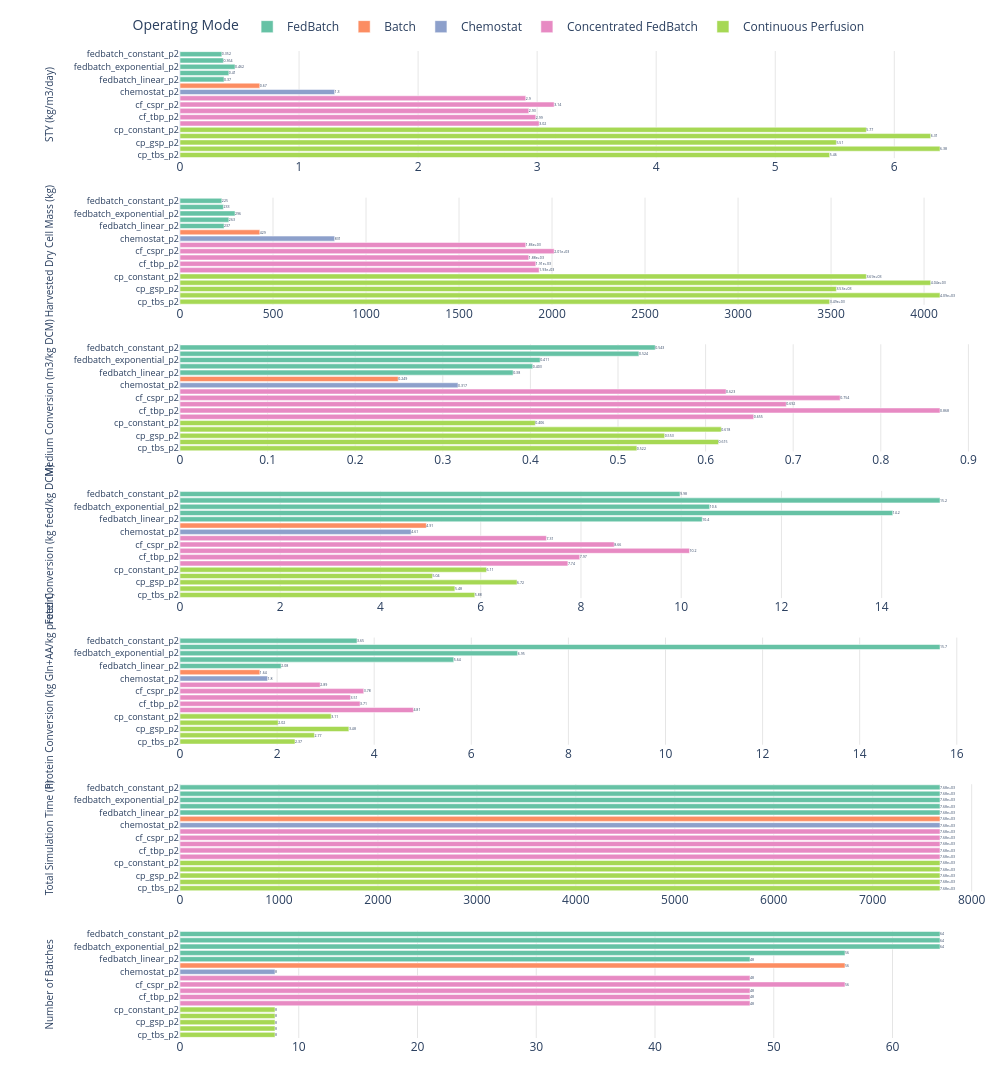

The code cell stored with this chart in its notebook:
### Markdown cell above
### 4.2 Horizontal KPI bar charts

### Code cell
# Alternative horizontal orientation for better label readability (if labels are long)
import plotly.graph_objects as go
from plotly.subplots import make_subplots

if "plot_cols" not in globals() or not plot_cols:
    raise ValueError("No KPI columns available to plot.")

n_plots = len(plot_cols)
fig = make_subplots(
    rows=n_plots,
    cols=1,
    shared_xaxes=False,
    shared_yaxes=False,
    vertical_spacing=0.04,
)

for row, col in enumerate(plot_cols, start=1):
    for mode in mode_order:
        sub = plot_data_ordered.loc[plot_data_ordered["mode"] == mode, ["short_label", col]].copy()
        sub[col] = sub[col].astype(float)

        fig.add_trace(
            go.Bar(
                x=sub[col],
                y=sub["short_label"],
                orientation="h",
                name=mode,
                marker_color=mode_colors[mode],
                text=[f"{v:.3g}" for v in sub[col]],
                textposition="outside",
                cliponaxis=False,
                showlegend=(row == 1),
                hovertemplate=(
                    "<b>%{y}</b><br>"
                    + f"{KPI_LABELS_MAIN[col]}: "
                    + "%{x:.4g}<br>"
                    + f"Mode: {mode}<extra></extra>"
                ),
            ),
            row=row,
            col=1,
        )

    fig.update_xaxes(
        title_text="",
        row=row,
        col=1,
        showgrid=True,
        gridcolor="rgba(0,0,0,0.10)",
    )
    fig.update_yaxes(
        title_text=KPI_LABELS_MAIN[col],
        title_standoff=18,
        row=row,
        col=1,
        categoryorder="array",
        categoryarray=category_order_horizontal,
        automargin=True,
        tickfont=dict(size=9),
        title_font=dict(size=10),
    )

fig.update_layout(
    height=max(480, 200 * n_plots + 20 * len(plot_data_ordered)),
    width=1000,
    bargap=0.2,
    legend_title_text="Operating Mode",
    legend=dict(
        orientation="h",
        yanchor="bottom",
        y=1.01,
        xanchor="center",
        x=0.4,
    ),
    margin=dict(l=180, r=20, t=20, b=20),
    template="plotly_white",
)

fig.show()

### Figure 1 — Plotly figure (JSON) as saved in the notebook; plotly's stock layout.template omitted (floating-point values rounded to 4 significant figures)
{"data": [{"cliponaxis": false, "hovertemplate": "<b>%{y}</b><br>STY (kg/m3/day): %{x:.4g}<br>Mode: FedBatch<extra></extra>", "marker": {"color": "rgb(102,194,165)"}, "name": "FedBatch", "orientation": "h", "showlegend": true, "text": ["0.352", "0.364", "0.462", "0.41", "0.37"], "textposition": "outside", "type": "bar", "x": [0.3515, 0.3645, 0.4623, 0.4103, 0.3699], "xaxis": "x", "y": ["fedbatch_constant_p2", "fedbatch_csfr_p2", "fedbatch_exponential_p2", "fedbatch_gsp_p2", "fedbatch_linear_p2"], "yaxis": "y"}, {"cliponaxis": false, "hovertemplate": "<b>%{y}</b><br>STY (kg/m3/day): %{x:.4g}<br>Mode: Batch<extra></extra>", "marker": {"color": "rgb(252,141,98)"}, "name": "Batch", "orientation": "h", "showlegend": true, "text": ["0.67"], "textposition": "outside", "type": "bar", "x": [0.6702], "xaxis": "x", "y": ["batch_p2"], "yaxis": "y"}, {"cliponaxis": false, "hovertemplate": "<b>%{y}</b><br>STY (kg/m3/day): %{x:.4g}<br>Mode: Chemostat<extra></extra>", "marker": {"color": "rgb(141,160,203)"}, "name": "Chemostat", "orientation": "h", "showlegend": true, "text": ["1.3"], "textposition": "outside", "type": "bar", "x": [1.299], "xaxis": "x", "y": ["chemostat_p2"], "yaxis": "y"}, {"cliponaxis": false, "hovertemplate": "<b>%{y}</b><br>STY (kg/m3/day): %{x:.4g}<br>Mode: Concentrated FedBatch<extra></extra>", "marker": {"color": "rgb(231,138,195)"}, "name": "Concentrated FedBatch", "orientation": "h", "showlegend": true, "text": ["2.9", "3.14", "2.93", "2.99", "3.02"], "textposition": "outside", "type": "bar", "x": [2.904, 3.143, 2.93, 2.989, 3.017], "xaxis": "x", "y": ["cf_constant_p2", "cf_cspr_p2", "cf_gsp_p2", "cf_tbp_p2", "cf_tbs_p2"], "yaxis": "y"}, {"cliponaxis": false, "hovertemplate": "<b>%{y}</b><br>STY (kg/m3/day): %{x:.4g}<br>Mode: Continuous Perfusion<extra></extra>", "marker": {"color": "rgb(166,216,84)"}, "name": "Continuous Perfusion", "orientation": "h", "showlegend": true, "text": ["5.77", "6.31", "5.51", "6.38", "5.46"], "textposition": "outside", "type": "bar", "x": [5.765, 6.306, 5.513, 6.384, 5.457], "xaxis": "x", "y": ["cp_constant_p2", "cp_cspr_p2", "cp_gsp_p2", "cp_tbp_p2", "cp_tbs_p2"], "yaxis": "y"}, {"cliponaxis": false, "hovertemplate": "<b>%{y}</b><br>Harvested Dry Cell Mass (kg): %{x:.4g}<br>Mode: FedBatch<extra></extra>", "marker": {"color": "rgb(102,194,165)"}, "name": "FedBatch", "orientation": "h", "showlegend": false, "text": ["225", "233", "296", "263", "237"], "textposition": "outside", "type": "bar", "x": [225.0, 233.3, 295.9, 262.6, 236.8], "xaxis": "x2", "y": ["fedbatch_constant_p2", "fedbatch_csfr_p2", "fedbatch_exponential_p2", "fedbatch_gsp_p2", "fedbatch_linear_p2"], "yaxis": "y2"}, {"cliponaxis": false, "hovertemplate": "<b>%{y}</b><br>Harvested Dry Cell Mass (kg): %{x:.4g}<br>Mode: Batch<extra></extra>", "marker": {"color": "rgb(252,141,98)"}, "name": "Batch", "orientation": "h", "showlegend": false, "text": ["429"], "textposition": "outside", "type": "bar", "x": [428.9], "xaxis": "x2", "y": ["batch_p2"], "yaxis": "y2"}, {"cliponaxis": false, "hovertemplate": "<b>%{y}</b><br>Harvested Dry Cell Mass (kg): %{x:.4g}<br>Mode: Chemostat<extra></extra>", "marker": {"color": "rgb(141,160,203)"}, "name": "Chemostat", "orientation": "h", "showlegend": false, "text": ["831"], "textposition": "outside", "type": "bar", "x": [831.3], "xaxis": "x2", "y": ["chemostat_p2"], "yaxis": "y2"}, {"cliponaxis": false, "hovertemplate": "<b>%{y}</b><br>Harvested Dry Cell Mass (kg): %{x:.4g}<br>Mode: Concentrated FedBatch<extra></extra>", "marker": {"color": "rgb(231,138,195)"}, "name": "Concentrated FedBatch", "orientation": "h", "showlegend": false, "text": ["1.86e+03", "2.01e+03", "1.88e+03", "1.91e+03", "1.93e+03"], "textposition": "outside", "type": "bar", "x": [1859.0, 2011.0, 1875.0, 1913.0, 1931.0], "xaxis": "x2", "y": ["cf_constant_p2", "cf_cspr_p2", "cf_gsp_p2", "cf_tbp_p2", "cf_tbs_p2"], "yaxis": "y2"}, {"cliponaxis": false, "hovertemplate": "<b>%{y}</b><br>Harvested Dry Cell Mass (kg): %{x:.4g}<br>Mode: Continuous Perfusion<extra></extra>", "marker": {"color": "rgb(166,216,84)"}, "name": "Continuous Perfusion", "orientation": "h", "showlegend": false, "text": ["3.69e+03", "4.04e+03", "3.53e+03", "4.09e+03", "3.49e+03"], "textposition": "outside", "type": "bar", "x": [3690.0, 4036.0, 3529.0, 4086.0, 3493.0], "xaxis": "x2", "y": ["cp_constant_p2", "cp_cspr_p2", "cp_gsp_p2", "cp_tbp_p2", "cp_tbs_p2"], "yaxis": "y2"}, {"cliponaxis": false, "hovertemplate": "<b>%{y}</b><br>Medium Conversion (m3/kg DCM): %{x:.4g}<br>Mode: FedBatch<extra></extra>", "marker": {"color": "rgb(102,194,165)"}, "name": "FedBatch", "orientation": "h", "showlegend": false, "text": ["0.543", "0.524", "0.411", "0.403", "0.38"], "textposition": "outside", "type": "bar", "x": [0.5425, 0.5239, 0.4111, 0.4027, 0.3803], "xaxis": "x3", "y": ["fedbatch_constant_p2", "fedbatch_csfr_p2", "fedbatch_exponential_p2", "fedbatch_gsp_p2", "fedbatch_linear_p2"], "yaxis": "y3"}, {"cliponaxis": false, "hovertemplate": "<b>%{y}</b><br>Medium Conversion (m3/kg DCM): %{x:.4g}<br>Mode: Batch<extra></extra>", "marker": {"color": "rgb(252,141,98)"}, "name": "Batch", "orientation": "h", "showlegend": false, "text": ["0.249"], "textposition": "outside", "type": "bar", "x": [0.2491], "xaxis": "x3", "y": ["batch_p2"], "yaxis": "y3"}, {"cliponaxis": false, "hovertemplate": "<b>%{y}</b><br>Medium Conversion (m3/kg DCM): %{x:.4g}<br>Mode: Chemostat<extra></extra>", "marker": {"color": "rgb(141,160,203)"}, "name": "Chemostat", "orientation": "h", "showlegend": false, "text": ["0.317"], "textposition": "outside", "type": "bar", "x": [0.3173], "xaxis": "x3", "y": ["chemostat_p2"], "yaxis": "y3"}, {"cliponaxis": false, "hovertemplate": "<b>%{y}</b><br>Medium Conversion (m3/kg DCM): %{x:.4g}<br>Mode: Concentrated FedBatch<extra></extra>", "marker": {"color": "rgb(231,138,195)"}, "name": "Concentrated FedBatch", "orientation": "h", "showlegend": false, "text": ["0.623", "0.754", "0.692", "0.868", "0.655"], "textposition": "outside", "type": "bar", "x": [0.6234, 0.7536, 0.6921, 0.8676, 0.6549], "xaxis": "x3", "y": ["cf_constant_p2", "cf_cspr_p2", "cf_gsp_p2", "cf_tbp_p2", "cf_tbs_p2"], "yaxis": "y3"}, {"cliponaxis": false, "hovertemplate": "<b>%{y}</b><br>Medium Conversion (m3/kg DCM): %{x:.4g}<br>Mode: Continuous Perfusion<extra></extra>", "marker": {"color": "rgb(166,216,84)"}, "name": "Continuous Perfusion", "orientation": "h", "showlegend": false, "text": ["0.406", "0.618", "0.553", "0.615", "0.522"], "textposition": "outside", "type": "bar", "x": [0.4056, 0.6179, 0.5532, 0.6147, 0.5215], "xaxis": "x3", "y": ["cp_constant_p2", "cp_cspr_p2", "cp_gsp_p2", "cp_tbp_p2", "cp_tbs_p2"], "yaxis": "y3"}, {"cliponaxis": false, "hovertemplate": "<b>%{y}</b><br>Feed Conversion (kg feed/kg DCM): %{x:.4g}<br>Mode: FedBatch<extra></extra>", "marker": {"color": "rgb(102,194,165)"}, "name": "FedBatch", "orientation": "h", "showlegend": false, "text": ["9.98", "15.2", "10.6", "14.2", "10.4"], "textposition": "outside", "type": "bar", "x": [9.976, 15.16, 10.57, 14.22, 10.42], "xaxis": "x4", "y": ["fedbatch_constant_p2", "fedbatch_csfr_p2", "fedbatch_exponential_p2", "fedbatch_gsp_p2", "fedbatch_linear_p2"], "yaxis": "y4"}, {"cliponaxis": false, "hovertemplate": "<b>%{y}</b><br>Feed Conversion (kg feed/kg DCM): %{x:.4g}<br>Mode: Batch<extra></extra>", "marker": {"color": "rgb(252,141,98)"}, "name": "Batch", "orientation": "h", "showlegend": false, "text": ["4.91"], "textposition": "outside", "type": "bar", "x": [4.915], "xaxis": "x4", "y": ["batch_p2"], "yaxis": "y4"}, {"cliponaxis": false, "hovertemplate": "<b>%{y}</b><br>Feed Conversion (kg feed/kg DCM): %{x:.4g}<br>Mode: Chemostat<extra></extra>", "marker": {"color": "rgb(141,160,203)"}, "name": "Chemostat", "orientation": "h", "showlegend": false, "text": ["4.61"], "textposition": "outside", "type": "bar", "x": [4.612], "xaxis": "x4", "y": ["chemostat_p2"], "yaxis": "y4"}, {"cliponaxis": false, "hovertemplate": "<b>%{y}</b><br>Feed Conversion (kg feed/kg DCM): %{x:.4g}<br>Mode: Concentrated FedBatch<extra></extra>", "marker": {"color": "rgb(231,138,195)"}, "name": "Concentrated FedBatch", "orientation": "h", "showlegend": false, "text": ["7.31", "8.66", "10.2", "7.97", "7.74"], "textposition": "outside", "type": "bar", "x": [7.31, 8.663, 10.17, 7.975, 7.739], "xaxis": "x4", "y": ["cf_constant_p2", "cf_cspr_p2", "cf_gsp_p2", "cf_tbp_p2", "cf_tbs_p2"], "yaxis": "y4"}, {"cliponaxis": false, "hovertemplate": "<b>%{y}</b><br>Feed Conversion (kg feed/kg DCM): %{x:.4g}<br>Mode: Continuous Perfusion<extra></extra>", "marker": {"color": "rgb(166,216,84)"}, "name": "Continuous Perfusion", "orientation": "h", "showlegend": false, "text": ["6.11", "5.04", "6.72", "5.48", "5.88"], "textposition": "outside", "type": "bar", "x": [6.114, 5.038, 6.725, 5.484, 5.882], "xaxis": "x4", "y": ["cp_constant_p2", "cp_cspr_p2", "cp_gsp_p2", "cp_tbp_p2", "cp_tbs_p2"], "yaxis": "y4"}, {"cliponaxis": false, "hovertemplate": "<b>%{y}</b><br>Protein Conversion (kg Gln+AA/kg protein): %{x:.4g}<br>Mode: FedBatch<extra></extra>", "marker": {"color": "rgb(102,194,165)"}, "name": "FedBatch", "orientation": "h", "showlegend": false, "text": ["3.65", "15.7", "6.95", "5.64", "2.08"], "textposition": "outside", "type": "bar", "x": [3.646, 15.65, 6.955, 5.639, 2.084], "xaxis": "x5", "y": ["fedbatch_constant_p2", "fedbatch_csfr_p2", "fedbatch_exponential_p2", "fedbatch_gsp_p2", "fedbatch_linear_p2"], "yaxis": "y5"}, {"cliponaxis": false, "hovertemplate": "<b>%{y}</b><br>Protein Conversion (kg Gln+AA/kg protein): %{x:.4g}<br>Mode: Batch<extra></extra>", "marker": {"color": "rgb(252,141,98)"}, "name": "Batch", "orientation": "h", "showlegend": false, "text": ["1.64"], "textposition": "outside", "type": "bar", "x": [1.645], "xaxis": "x5", "y": ["batch_p2"], "yaxis": "y5"}, {"cliponaxis": false, "hovertemplate": "<b>%{y}</b><br>Protein Conversion (kg Gln+AA/kg protein): %{x:.4g}<br>Mode: Chemostat<extra></extra>", "marker": {"color": "rgb(141,160,203)"}, "name": "Chemostat", "orientation": "h", "showlegend": false, "text": ["1.8"], "textposition": "outside", "type": "bar", "x": [1.804], "xaxis": "x5", "y": ["chemostat_p2"], "yaxis": "y5"}, {"cliponaxis": false, "hovertemplate": "<b>%{y}</b><br>Protein Conversion (kg Gln+AA/kg protein): %{x:.4g}<br>Mode: Concentrated FedBatch<extra></extra>", "marker": {"color": "rgb(231,138,195)"}, "name": "Concentrated FedBatch", "orientation": "h", "showlegend": false, "text": ["2.89", "3.78", "3.51", "3.71", "4.81"], "textposition": "outside", "type": "bar", "x": [2.888, 3.784, 3.511, 3.71, 4.807], "xaxis": "x5", "y": ["cf_constant_p2", "cf_cspr_p2", "cf_gsp_p2", "cf_tbp_p2", "cf_tbs_p2"], "yaxis": "y5"}, {"cliponaxis": false, "hovertemplate": "<b>%{y}</b><br>Protein Conversion (kg Gln+AA/kg protein): %{x:.4g}<br>Mode: Continuous Perfusion<extra></extra>", "marker": {"color": "rgb(166,216,84)"}, "name": "Continuous Perfusion", "orientation": "h", "showlegend": false, "text": ["3.11", "2.02", "3.48", "2.77", "2.37"], "textposition": "outside", "type": "bar", "x": [3.114, 2.022, 3.478, 2.768, 2.369], "xaxis": "x5", "y": ["cp_constant_p2", "cp_cspr_p2", "cp_gsp_p2", "cp_tbp_p2", "cp_tbs_p2"], "yaxis": "y5"}, {"cliponaxis": false, "hovertemplate": "<b>%{y}</b><br>Total Simulation Time (h): %{x:.4g}<br>Mode: FedBatch<extra></extra>", "marker": {"color": "rgb(102,194,165)"}, "name": "FedBatch", "orientation": "h", "showlegend": false, "text": ["7.68e+03", "7.68e+03", "7.68e+03", "7.68e+03", "7.68e+03"], "textposition": "outside", "type": "bar", "x": [7680.0, 7680.0, 7680.0, 7680.0, 7680.0], "xaxis": "x6", "y": ["fedbatch_constant_p2", "fedbatch_csfr_p2", "fedbatch_exponential_p2", "fedbatch_gsp_p2", "fedbatch_linear_p2"], "yaxis": "y6"}, {"cliponaxis": false, "hovertemplate": "<b>%{y}</b><br>Total Simulation Time (h): %{x:.4g}<br>Mode: Batch<extra></extra>", "marker": {"color": "rgb(252,141,98)"}, "name": "Batch", "orientation": "h", "showlegend": false, "text": ["7.68e+03"], "textposition": "outside", "type": "bar", "x": [7680.0], "xaxis": "x6", "y": ["batch_p2"], "yaxis": "y6"}, {"cliponaxis": false, "hovertemplate": "<b>%{y}</b><br>Total Simulation Time (h): %{x:.4g}<br>Mode: Chemostat<extra></extra>", "marker": {"color": "rgb(141,160,203)"}, "name": "Chemostat", "orientation": "h", "showlegend": false, "text": ["7.68e+03"], "textposition": "outside", "type": "bar", "x": [7680.0], "xaxis": "x6", "y": ["chemostat_p2"], "yaxis": "y6"}, {"cliponaxis": false, "hovertemplate": "<b>%{y}</b><br>Total Simulation Time (h): %{x:.4g}<br>Mode: Concentrated FedBatch<extra></extra>", "marker": {"color": "rgb(231,138,195)"}, "name": "Concentrated FedBatch", "orientation": "h", "showlegend": false, "text": ["7.68e+03", "7.68e+03", "7.68e+03", "7.68e+03", "7.68e+03"], "textposition": "outside", "type": "bar", "x": [7680.0, 7680.0, 7680.0, 7680.0, 7680.0], "xaxis": "x6", "y": ["cf_constant_p2", "cf_cspr_p2", "cf_gsp_p2", "cf_tbp_p2", "cf_tbs_p2"], "yaxis": "y6"}, {"cliponaxis": false, "hovertemplate": "<b>%{y}</b><br>Total Simulation Time (h): %{x:.4g}<br>Mode: Continuous Perfusion<extra></extra>", "marker": {"color": "rgb(166,216,84)"}, "name": "Continuous Perfusion", "orientation": "h", "showlegend": false, "text": ["7.68e+03", "7.68e+03", "7.68e+03", "7.68e+03", "7.68e+03"], "textposition": "outside", "type": "bar", "x": [7680.0, 7680.0, 7680.0, 7680.0, 7680.0], "xaxis": "x6", "y": ["cp_constant_p2", "cp_cspr_p2", "cp_gsp_p2", "cp_tbp_p2", "cp_tbs_p2"], "yaxis": "y6"}, {"cliponaxis": false, "hovertemplate": "<b>%{y}</b><br>Number of Batches: %{x:.4g}<br>Mode: FedBatch<extra></extra>", "marker": {"color": "rgb(102,194,165)"}, "name": "FedBatch", "orientation": "h", "showlegend": false, "text": ["64", "64", "64", "56", "48"], "textposition": "outside", "type": "bar", "x": [64.0, 64.0, 64.0, 56.0, 48.0], "xaxis": "x7", "y": ["fedbatch_constant_p2", "fedbatch_csfr_p2", "fedbatch_exponential_p2", "fedbatch_gsp_p2", "fedbatch_linear_p2"], "yaxis": "y7"}, {"cliponaxis": false, "hovertemplate": "<b>%{y}</b><br>Number of Batches: %{x:.4g}<br>Mode: Batch<extra></extra>", "marker": {"color": "rgb(252,141,98)"}, "name": "Batch", "orientation": "h", "showlegend": false, "text": ["56"], "textposition": "outside", "type": "bar", "x": [56.0], "xaxis": "x7", "y": ["batch_p2"], "yaxis": "y7"}, {"cliponaxis": false, "hovertemplate": "<b>%{y}</b><br>Number of Batches: %{x:.4g}<br>Mode: Chemostat<extra></extra>", "marker": {"color": "rgb(141,160,203)"}, "name": "Chemostat", "orientation": "h", "showlegend": false, "text": ["8"], "textposition": "outside", "type": "bar", "x": [8.0], "xaxis": "x7", "y": ["chemostat_p2"], "yaxis": "y7"}, {"cliponaxis": false, "hovertemplate": "<b>%{y}</b><br>Number of Batches: %{x:.4g}<br>Mode: Concentrated FedBatch<extra></extra>", "marker": {"color": "rgb(231,138,195)"}, "name": "Concentrated FedBatch", "orientation": "h", "showlegend": false, "text": ["48", "56", "48", "48", "48"], "textposition": "outside", "type": "bar", "x": [48.0, 56.0, 48.0, 48.0, 48.0], "xaxis": "x7", "y": ["cf_constant_p2", "cf_cspr_p2", "cf_gsp_p2", "cf_tbp_p2", "cf_tbs_p2"], "yaxis": "y7"}, {"cliponaxis": false, "hovertemplate": "<b>%{y}</b><br>Number of Batches: %{x:.4g}<br>Mode: Continuous Perfusion<extra></extra>", "marker": {"color": "rgb(166,216,84)"}, "name": "Continuous Perfusion", "orientation": "h", "showlegend": false, "text": ["8", "8", "8", "8", "8"], "textposition": "outside", "type": "bar", "x": [8.0, 8.0, 8.0, 8.0, 8.0], "xaxis": "x7", "y": ["cp_constant_p2", "cp_cspr_p2", "cp_gsp_p2", "cp_tbp_p2", "cp_tbs_p2"], "yaxis": "y7"}], "layout": {"bargap": 0.2, "height": 1740, "legend": {"orientation": "h", "title": {"text": "Operating Mode"}, "x": 0.4, "xanchor": "center", "y": 1.01, "yanchor": "bottom"}, "margin": {"b": 20, "l": 180, "r": 20, "t": 20}, "width": 1000, "xaxis": {"anchor": "y", "domain": [0, 1], "gridcolor": "rgba(0,0,0,0.10)", "showgrid": true, "title": {"text": ""}}, "xaxis2": {"anchor": "y2", "domain": [0, 1], "gridcolor": "rgba(0,0,0,0.10)", "showgrid": true, "title": {"text": ""}}, "xaxis3": {"anchor": "y3", "domain": [0, 1], "gridcolor": "rgba(0,0,0,0.10)", "showgrid": true, "title": {"text": ""}}, "xaxis4": {"anchor": "y4", "domain": [0, 1], "gridcolor": "rgba(0,0,0,0.10)", "showgrid": true, "title": {"text": ""}}, "xaxis5": {"anchor": "y5", "domain": [0, 1], "gridcolor": "rgba(0,0,0,0.10)", "showgrid": true, "title": {"text": ""}}, "xaxis6": {"anchor": "y6", "domain": [0, 1], "gridcolor": "rgba(0,0,0,0.10)", "showgrid": true, "title": {"text": ""}}, "xaxis7": {"anchor": "y7", "domain": [0, 1], "gridcolor": "rgba(0,0,0,0.10)", "showgrid": true, "title": {"text": ""}}, "yaxis": {"anchor": "x", "automargin": true, "categoryarray": ["cp_tbs_p2", "cp_tbp_p2", "cp_gsp_p2", "cp_cspr_p2", "cp_constant_p2", "cf_tbs_p2", "cf_tbp_p2", "cf_gsp_p2", "cf_cspr_p2", "cf_constant_p2", "chemostat_p2", "batch_p2", "fedbatch_linear_p2", "fedbatch_gsp_p2", "fedbatch_exponential_p2", "fedbatch_csfr_p2", "fedbatch_constant_p2"], "categoryorder": "array", "domain": [0.8914, 1], "tickfont": {"size": 9}, "title": {"font": {"size": 10}, "standoff": 18, "text": "STY (kg/m3/day)"}}, "yaxis2": {"anchor": "x2", "automargin": true, "categoryarray": ["cp_tbs_p2", "cp_tbp_p2", "cp_gsp_p2", "cp_cspr_p2", "cp_constant_p2", "cf_tbs_p2", "cf_tbp_p2", "cf_gsp_p2", "cf_cspr_p2", "cf_constant_p2", "chemostat_p2", "batch_p2", "fedbatch_linear_p2", "fedbatch_gsp_p2", "fedbatch_exponential_p2", "fedbatch_csfr_p2", "fedbatch_constant_p2"], "categoryorder": "array", "domain": [0.7429, 0.8514], "tickfont": {"size": 9}, "title": {"font": {"size": 10}, "standoff": 18, "text": "Harvested Dry Cell Mass (kg)"}}, "yaxis3": {"anchor": "x3", "automargin": true, "categoryarray": ["cp_tbs_p2", "cp_tbp_p2", "cp_gsp_p2", "cp_cspr_p2", "cp_constant_p2", "cf_tbs_p2", "cf_tbp_p2", "cf_gsp_p2", "cf_cspr_p2", "cf_constant_p2", "chemostat_p2", "batch_p2", "fedbatch_linear_p2", "fedbatch_gsp_p2", "fedbatch_exponential_p2", "fedbatch_csfr_p2", "fedbatch_constant_p2"], "categoryorder": "array", "domain": [0.5943, 0.7029], "tickfont": {"size": 9}, "title": {"font": {"size": 10}, "standoff": 18, "text": "Medium Conversion (m3/kg DCM)"}}, "yaxis4": {"anchor": "x4", "automargin": true, "categoryarray": ["cp_tbs_p2", "cp_tbp_p2", "cp_gsp_p2", "cp_cspr_p2", "cp_constant_p2", "cf_tbs_p2", "cf_tbp_p2", "cf_gsp_p2", "cf_cspr_p2", "cf_constant_p2", "chemostat_p2", "batch_p2", "fedbatch_linear_p2", "fedbatch_gsp_p2", "fedbatch_exponential_p2", "fedbatch_csfr_p2", "fedbatch_constant_p2"], "categoryorder": "array", "domain": [0.4457, 0.5543], "tickfont": {"size": 9}, "title": {"font": {"size": 10}, "standoff": 18, "text": "Feed Conversion (kg feed/kg DCM)"}}, "yaxis5": {"anchor": "x5", "automargin": true, "categoryarray": ["cp_tbs_p2", "cp_tbp_p2", "cp_gsp_p2", "cp_cspr_p2", "cp_constant_p2", "cf_tbs_p2", "cf_tbp_p2", "cf_gsp_p2", "cf_cspr_p2", "cf_constant_p2", "chemostat_p2", "batch_p2", "fedbatch_linear_p2", "fedbatch_gsp_p2", "fedbatch_exponential_p2", "fedbatch_csfr_p2", "fedbatch_constant_p2"], "categoryorder": "array", "domain": [0.2971, 0.4057], "tickfont": {"size": 9}, "title": {"font": {"size": 10}, "standoff": 18, "text": "Protein Conversion (kg Gln+AA/kg protein)"}}, "yaxis6": {"anchor": "x6", "automargin": true, "categoryarray": ["cp_tbs_p2", "cp_tbp_p2", "cp_gsp_p2", "cp_cspr_p2", "cp_constant_p2", "cf_tbs_p2", "cf_tbp_p2", "cf_gsp_p2", "cf_cspr_p2", "cf_constant_p2", "chemostat_p2", "batch_p2", "fedbatch_linear_p2", "fedbatch_gsp_p2", "fedbatch_exponential_p2", "fedbatch_csfr_p2", "fedbatch_constant_p2"], "categoryorder": "array", "domain": [0.1486, 0.2571], "tickfont": {"size": 9}, "title": {"font": {"size": 10}, "standoff": 18, "text": "Total Simulation Time (h)"}}, "yaxis7": {"anchor": "x7", "automargin": true, "categoryarray": ["cp_tbs_p2", "cp_tbp_p2", "cp_gsp_p2", "cp_cspr_p2", "cp_constant_p2", "cf_tbs_p2", "cf_tbp_p2", "cf_gsp_p2", "cf_cspr_p2", "cf_constant_p2", "chemostat_p2", "batch_p2", "fedbatch_linear_p2", "fedbatch_gsp_p2", "fedbatch_exponential_p2", "fedbatch_csfr_p2", "fedbatch_constant_p2"], "categoryorder": "array", "domain": [0, 0.1086], "tickfont": {"size": 9}, "title": {"font": {"size": 10}, "standoff": 18, "text": "Number of Batches"}}}}
